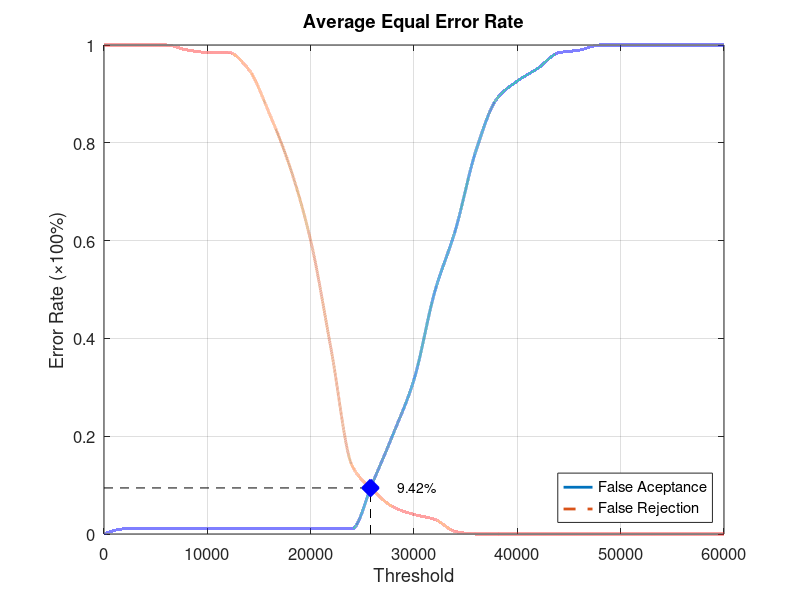
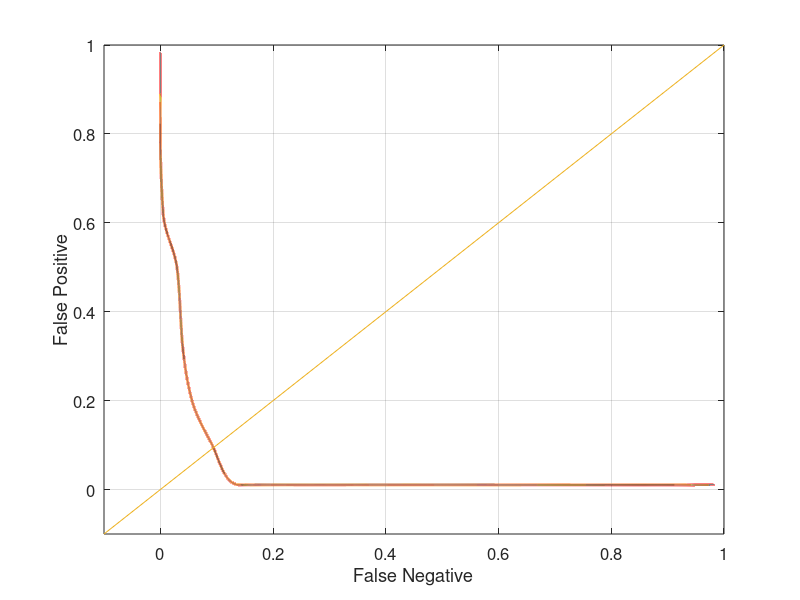

The MATLAB script that drew these images, in order:
function yEER = Database1_2
close all;
clear;
clc;
x = 0:2000:60000;
xq = 0:0.5:60000;

y0 = [0 0.0105263 0.0105263 0.0105263 0.0105263 0.0105263 0.0105263 0.0105263 0.0105263 0.0105263 0.0105263 0.0105263 0.0105263 0.105263 0.205263 0.315789 0.494737 0.621053 0.784211 0.889474 0.926316 0.952632 0.984211 0.989474 1 1 1 1 1 1 1];
yy0 = interp1(x, y0, xq, 'pchip');
y1 = [1 1 1 1 0.99 0.985 0.985 0.95 0.86 0.75 0.6 0.375 0.14 0.09 0.055 0.04 0.03 0.005 0 0 0 0 0 0 0 0 0 0 0 0 0];
yy1 = interp1(x, y1, xq, 'pchip');

% Calculating EER: 
y2 = abs(y0 - y1);
find(y2 == min(y2))
yy2 = abs(yy0 - yy1);
xEER = find(yy2 == min(yy2));
xEERIndex = xq(xEER) % X-axis EER
yEER = yy0(xEER) % Y-axis EER

main = figure
plot(xq, yy0,'-','LineWidth', 2);	hold on
plot(xq, yy1,'--','LineWidth', 2);	hold on
plot([xEERIndex xEERIndex], [0 yEER], 'k--');	hold on
plot([0 xEERIndex], [yEER yEER], 'k--');	hold on
plot(xEERIndex, yEER, 'bx', 'LineWidth', 10);	hold on
text(xEERIndex + 10 * xEERIndex / 100, yEER, [num2str(round((10000 * yEER)) / 100) '%'])
legend('False Aceptance', 'False Rejection', 'Location', 'SouthEast')
xlabel('Threshold')
ylabel('Error Rate (\times100%)')
title('Average Equal Error Rate')
set(gca, 'FontSize', 12)
axis([0 60000 0 1])
grid on

print(main, 'Database1_2Main', '-dpng');
FNRxFPR = figure('Color', [1 1 1]);
plot(yy1, yy0, '-', yy1, yy0, 'LineWidth', 2);
hold on
y = -0.1:0.1:1
plot(y, y); 
set(gca, 'FontSize', 12)
xlabel('False Negative')
ylabel('False Positive')
axis([-0.1 1 -0.1 1])
set(gca, 'FontSize', 12)
grid on

print(FNRxFPR, 'Database1_2FNRxFPR','-dpng');
end
